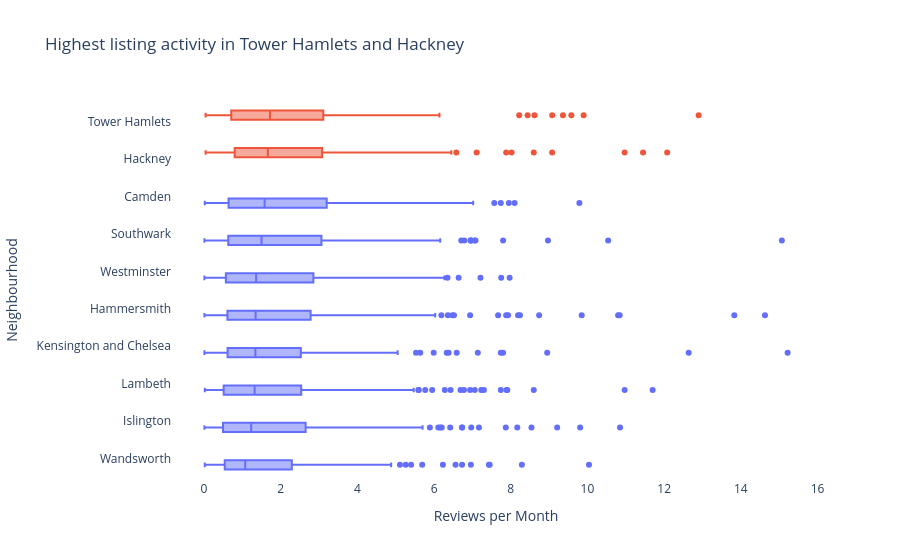

The notebook cell this image was saved under:
### Markdown cell above
## Task 2 — Box plot: listing activity by borough

**What to build:** A **horizontal box plot** comparing listing activity (reviews per month) across London boroughs — reviews per month is a proxy for how frequently a listing is booked.

**Requirements:**
- Horizontal orientation (borough names are long)
- Sorted by median reviews per month (most active at top)
- Highlight the **two most active** boroughs in a different colour
- Outliers shown as individual points
- Insight title naming the two busiest boroughs

> 💡 Some listings have zero reviews — these are new or inactive listings. Filter them out with before plotting

### Code cell
import pandas as pd
import plotly.express as px

# Remove listings with zero reviews
activity_df = df_cap[df_cap['reviews_per_month'] > 0]

# Calculate median reviews per neighbourhood
borough_medians = (
    activity_df.groupby('neighbourhood')['reviews_per_month']
    .median()
    .sort_values(ascending=False)
)

# Create ordered list of boroughs
borough_order = borough_medians.index.tolist()

# Get top 2 most active boroughs
top2 = borough_medians.head(2).index.tolist()

# Create highlight category
activity_df['highlight'] = activity_df['neighbourhood'].apply(
    lambda x: 'Top Borough' if x in top2 else 'Other Borough'
)

# Create box plot
fig = px.box(
    activity_df,
    x='reviews_per_month',
    y='neighbourhood',
    color='highlight',
    orientation='h',
    category_orders={'neighbourhood': borough_order},
    points='outliers',
    title=f'Highest listing activity in {top2[0]} and {top2[1]}'
)

# Improve layout
fig.update_layout(
    xaxis_title='Reviews per Month',
    yaxis_title='Neighbourhood',
    plot_bgcolor='white',
    showlegend=False
)

# Show chart
fig.show()

### Figure 1 — Plotly figure (JSON) as saved in the notebook; plotly's stock layout.template omitted (floating-point values rounded to 4 significant figures; data arrays with more than 128 entries replaced by an {"elided": "..."} marker saying what was removed)
{"data": [{"alignmentgroup": "True", "boxpoints": "outliers", "hovertemplate": "highlight=Other Borough<br>reviews_per_month=%{x}<br>neighbourhood=%{y}<extra></extra>", "legendgroup": "Other Borough", "marker": {"color": "#636efa"}, "name": "Other Borough", "notched": false, "offsetgroup": "Other Borough", "orientation": "h", "showlegend": true, "type": "box", "x": {"elided": "1869 float values"}, "x0": " ", "xaxis": "x", "y": {"elided": "1869 str values"}, "y0": " ", "yaxis": "y"}, {"alignmentgroup": "True", "boxpoints": "outliers", "hovertemplate": "highlight=Top Borough<br>reviews_per_month=%{x}<br>neighbourhood=%{y}<extra></extra>", "legendgroup": "Top Borough", "marker": {"color": "#EF553B"}, "name": "Top Borough", "notched": false, "offsetgroup": "Top Borough", "orientation": "h", "showlegend": true, "type": "box", "x": {"elided": "501 float values"}, "x0": " ", "xaxis": "x", "y": {"elided": "501 str values"}, "y0": " ", "yaxis": "y"}], "layout": {"boxmode": "group", "legend": {"title": {"text": "highlight"}, "tracegroupgap": 0}, "plot_bgcolor": "white", "showlegend": false, "title": {"text": "Highest listing activity in Tower Hamlets and Hackney"}, "xaxis": {"anchor": "y", "domain": [0, 1], "title": {"text": "Reviews per Month"}}, "yaxis": {"anchor": "x", "categoryarray": ["Wandsworth", "Islington", "Lambeth", "Kensington and Chelsea", "Hammersmith", "Westminster", "Southwark", "Camden", "Hackney", "Tower Hamlets"], "categoryorder": "array", "domain": [0, 1], "title": {"text": "Neighbourhood"}}}}
